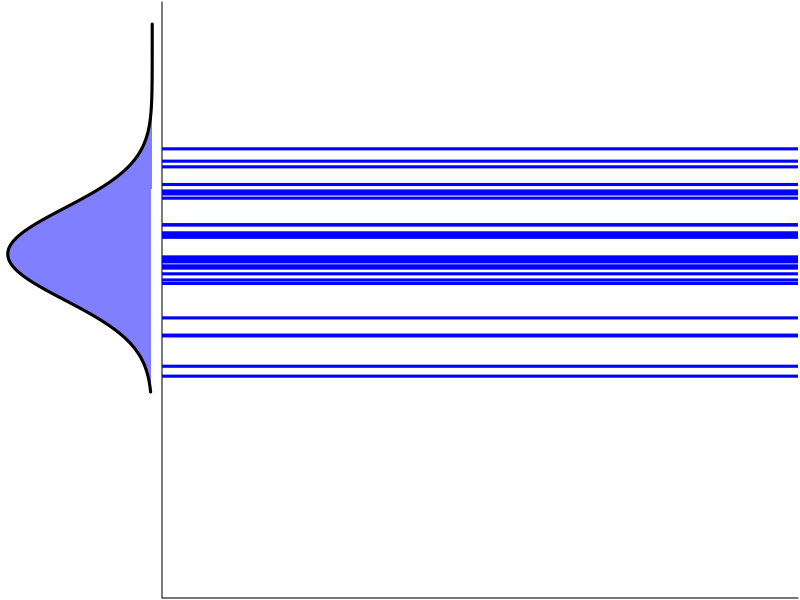
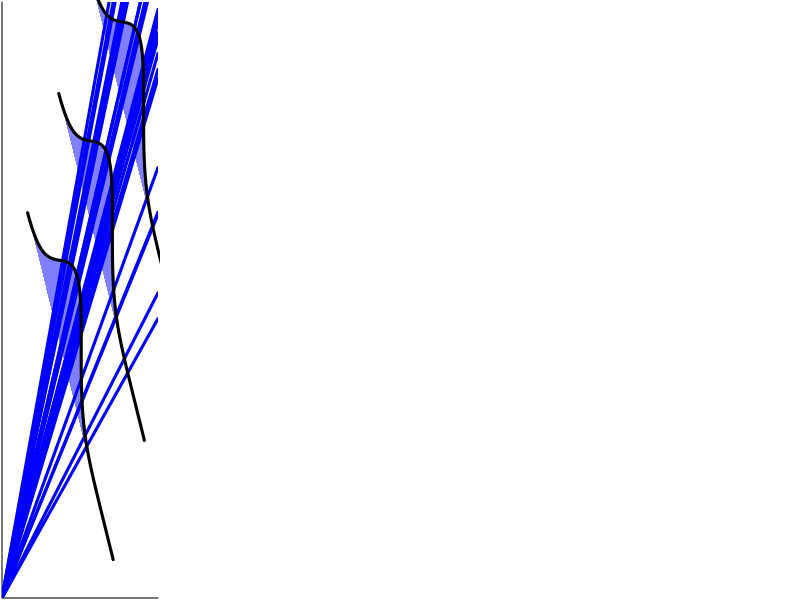

Write R code to recreate these figures, in order.
## ---- chunk 1
knitr::include_graphics("https://upload.wikimedia.org/wikipedia/commons/archive/8/8e/20070222013916%21Long-tailed-duck.jpg")
## ---- chunk 2
knitr::include_graphics("https://upload.wikimedia.org/wikipedia/commons/f/f5/Rubber_duck_in_glass_bowl_crop.jpg")
## ---- chunk 3
zones=matrix(c(1,2), ncol=2, byrow=TRUE)
layout(zones, widths=c(1/5,4/5), heights=c(1/5,4/5))

val <- seq(-1, 3, length = 200)
marginal <- dnorm(val, mean = .5, sd = 0.5)

par(mar = c(0.1, 0.1, 0.1, 0.1))
plot(-marginal,val,
     type = "n",
     ylim = c(-3,3),
     axes = FALSE,
     xlab = "",
     ylab = "") 

polygon(x = c(-marginal,-marginal[1]),
        y = c(val, val[1]),
        col = rgb(0,0,1, 0.5),border = NA)

lines(-marginal,val, lwd = 3)

plot(0,0,
     type = "n",
     xlim = c(0,5),
     ylim = c(-3,3),
     bty="L",
     xaxt = "n",
     yaxt = "n",
     xlab = "",
     ylab = "")

set.seed(42)
intercepts <- rnorm(30, .5, .5)
slopes <- rep(0, 30)
for (i in 1:30){
  abline(a = intercepts[i],
         b = slopes[i],
         lwd = 3,
         col = "blue")
}

## ---- chunk 4
plot(0,0,
     type = "n",
     xlim = c(0,5),
     ylim = c(0,5),
     bty="L",
     xaxt = "n",
     yaxt = "n",
     xlab = "",
     ylab = "",
     xaxs = "i",
     yaxs = "i") 

set.seed(42)
for(i in 1:30){
abline(a = 0, b = rnorm(1, mean = 1, sd = 0.2),
       lwd = 3,
       col = "blue")
}

marginalRot <- spdep::Rotation(cbind(-marginal,val), angle = 3.9)

par(xpd = TRUE)

polygon(x = c(marginalRot[,1] + 1.5,marginalRot[1,1] + 1.5),
        y = c(marginalRot[,2] + 2.5, marginalRot[1,2] + 2.5),
        col = rgb(0,0,1, 0.5),border = NA)

polygon(x = c(marginalRot[,1] + 2.5,marginalRot[1,1] + 2.5),
        y = c(marginalRot[,2] + 3.5, marginalRot[1,2] + 3.5),
        col = rgb(0,0,1, 0.5),border = NA)

polygon(x = c(marginalRot[,1] + 3.5,marginalRot[1,1] + 3.5),
        y = c(marginalRot[,2] + 4.5, marginalRot[1,2] + 4.5),
        col = rgb(0,0,1, 0.5),border = NA)

lines(marginalRot[,1]+1.5, marginalRot[,2] + 2.5, lwd = 3)
lines(marginalRot[,1]+2.5, marginalRot[,2] + 3.5, lwd = 3)
lines(marginalRot[,1]+3.5, marginalRot[,2] + 4.5, lwd = 3)
par(xpd = FALSE)
